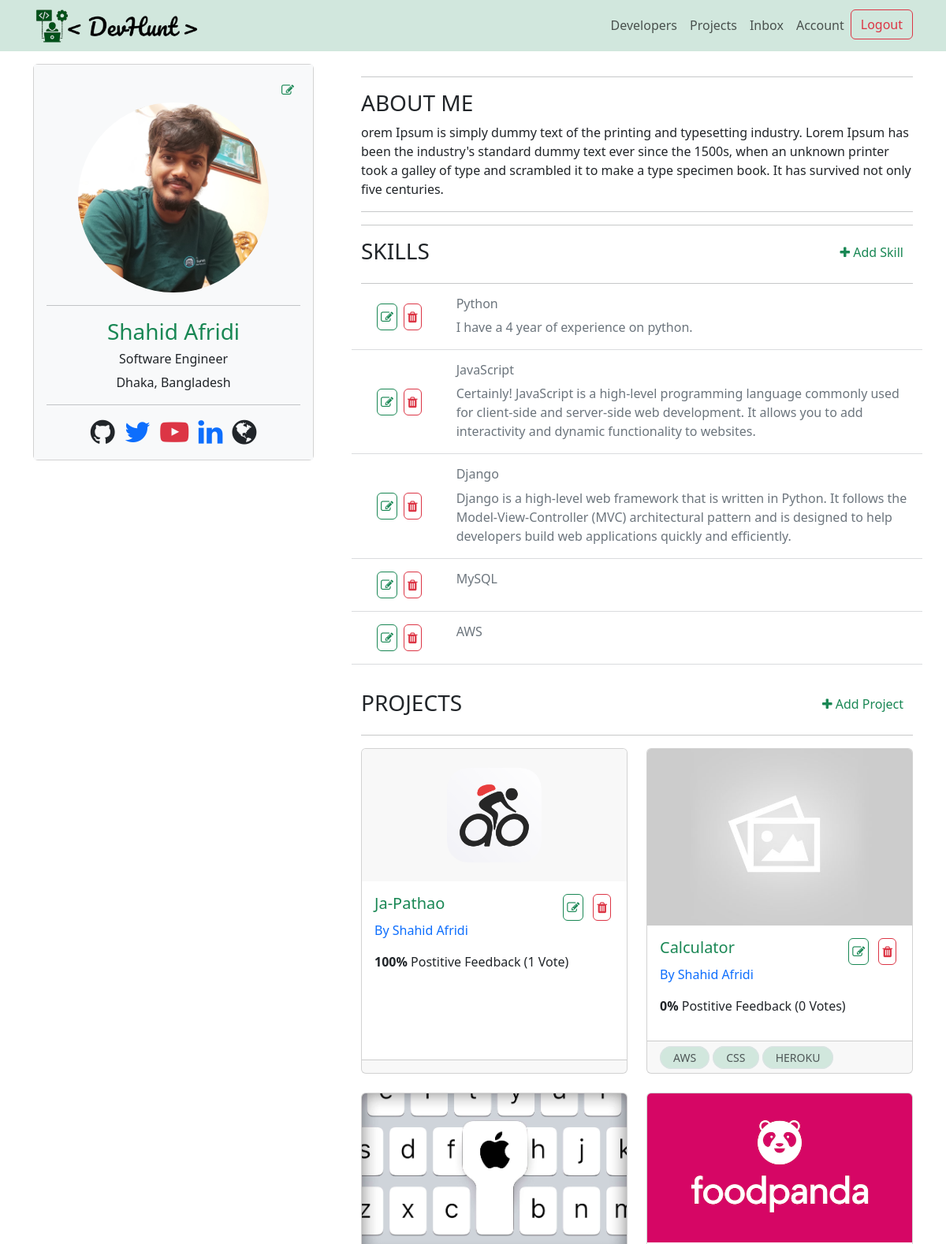
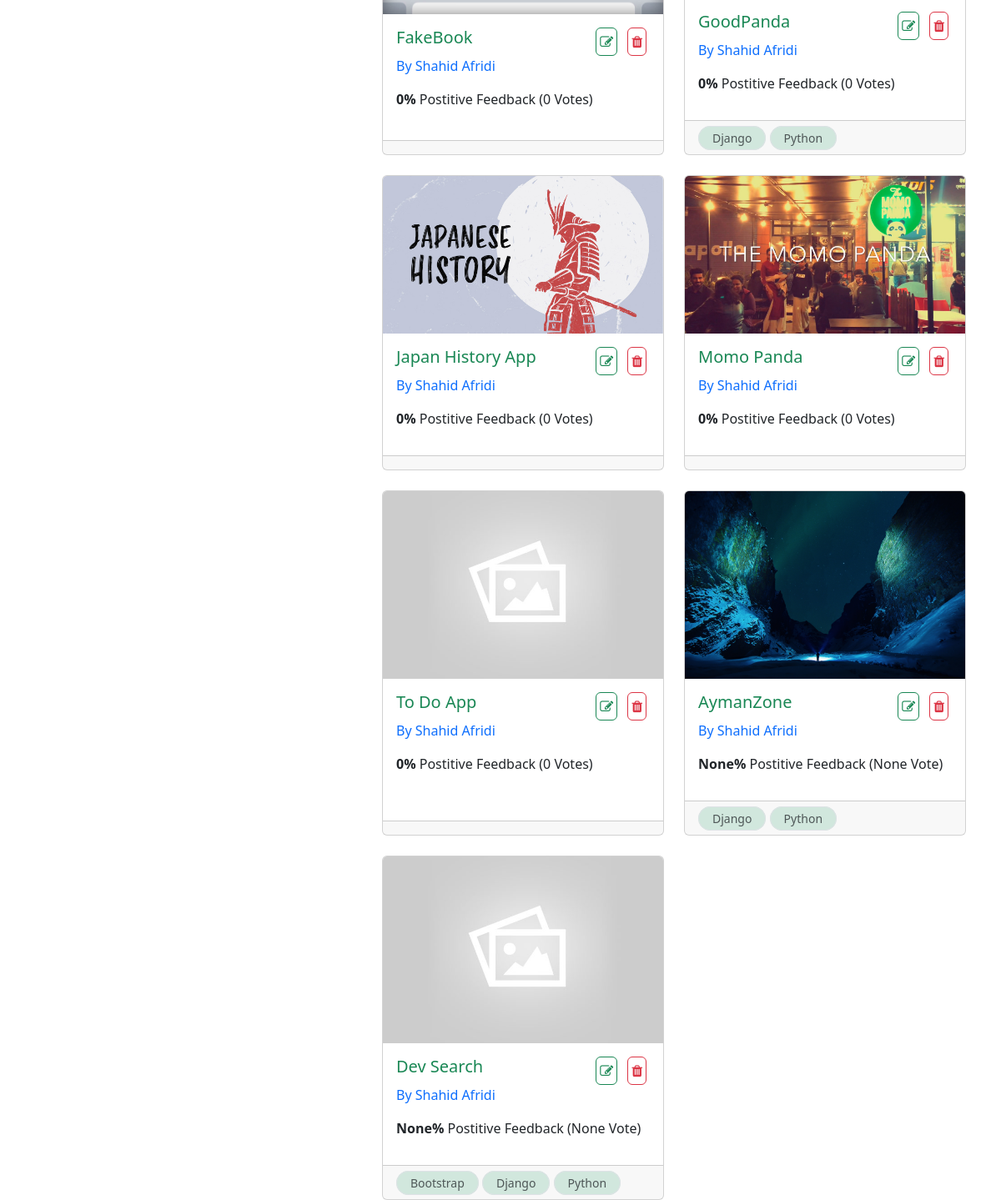
The app's page /account/ (signed in) with its own data (2 pictures, top to bottom).
### users/models.py (models this page shows, shortened)
class Profile(models.Model):
    user = models.OneToOneField(
        User, on_delete=models.CASCADE, blank=True, null=True)
    name = models.CharField(max_length=255, blank=True, null=True)
    email = models.EmailField(max_length=500, blank=True, null=True)
    username = models.CharField(max_length=255, blank=True, null=True)
    short_intro = models.CharField(max_length=200, blank=True, null=True)
    location = models.CharField(max_length=200, blank=True, null=True)
    bio = models.TextField(blank=True, null=True)
    profile_image = models.ImageField(
        blank=True, null=True, upload_to='profiles/', default='profiles/user-default.png')
    social_github = models.CharField(max_length=200, blank=True, null=True)
    social_twitter = models.CharField(max_length=200, blank=True, null=True)
    social_linkedin = models.CharField(max_length=200, blank=True, null=True)
    social_youtube = models.CharField(max_length=200, blank=True, null=True)
    social_website = models.CharField(max_length=200, blank=True, null=True)
    created_at = models.DateTimeField(auto_now_add=True)
    id = models.UUIDField(default=uuid.uuid4, unique=True,
                          primary_key=True, editable=False)
    class Meta:
        ordering = ['created_at']
    @property
    def imageURL(self):
        try:
            url = self.profile_image.url
        except:
            url = ''
        return url

class Skill(models.Model):
    owner = models.ForeignKey(
        Profile, on_delete=models.CASCADE, null=True, blank=True)
    name = models.CharField(max_length=200, blank=True, null=True)
    description = models.TextField(null=True, blank=True)
    created_at = models.DateTimeField(auto_now_add=True)
    id = models.UUIDField(default=uuid.uuid4, unique=True,
                          primary_key=True, editable=False)

### projects/models.py (models this page shows, shortened)
class Project(models.Model):
    owner = models.ForeignKey(
        Profile, blank=True, null=True, on_delete=models.CASCADE)
    title = models.CharField(max_length=255)
    description = models.TextField(null=True, blank=True)
    featured_image = models.ImageField(
        null=True, blank=True, default='default.jpg')
    demo_link = models.CharField(max_length=200, null=True, blank=True)
    source_link = models.CharField(max_length=200, null=True, blank=True)
    tags = models.ManyToManyField('Tag', blank=True)
    vote_total = models.IntegerField(default=0, null=True, blank=True)
    vote_ratio = models.IntegerField(default=0, null=True, blank=True)
    created_at = models.DateTimeField(auto_now_add=True)
    id = models.UUIDField(default=uuid.uuid4, unique=True,
                          primary_key=True, editable=False)
    class Meta:
        ordering = ['-vote_total','-vote_ratio', 'title']
    @property
    def imageURL(self):
        try:
            url = self.featured_image.url
        except:
            url = ''
        return url

class Tag(models.Model):
    name = models.CharField(max_length=200)
    created_at = models.DateTimeField(auto_now_add=True)
    id = models.UUIDField(default=uuid.uuid4, unique=True,
                          primary_key=True, editable=False)

### users/views.py (the view)
# urls.py: path('account/', views.userAccount, name="account"),
@login_required(login_url='login')
def userAccount(request):
    profile = request.user.profile
    skills = profile.skill_set.all()
    context = {
        'profile': profile,
        'skills': skills,
    }
    return render(request, 'users/account.html', context)

### users/templates/users/account.html (shortened to what this page needs)
{% extends 'main.html' %}
{% block content %}
    <div class="container text-center mt-3">
        <div class="row">
          <div class="col-12 col-sm-12 col-md-4">
            <div class="card text-center mb-3" >
                <div class="card-body bg-light">
                    <div class='d-flex justify-content-end'>
                        <a class="btn btn-outline-success border-0 p-1 mx-1" href="{% url 'edit-account' %}"><i class="fa fa-edit" ></i></a>
                    </div>
                    <img src="{{ profile.imageURL}}" class="rounded-circle w-75"  alt="Avatar" />
                    <hr>
                    <h3 class="card-title text-success">{{profile.name}}</h3>
                    <h6 class="card-text">{{ profile.short_intro }}</h6>
                    <p class="card-text">{{profile.location}}</p>
                    <hr>
                    <a href="#" class='text-dark mx-1'><i class="fa fa-github" style="font-size:36px"></i></a>
                    <a href="#" class='text-primary mx-1'><i class="fa fa-twitter" style="font-size:36px"></i></a>
                    <a href="#" class='text-danger mx-1'><i class="fa fa-youtube-play" style="font-size:36px"></i></i></a>
                    <a href="#" class='text-primary mx-1'><i class="fa fa-linkedin" style="font-size:36px"></i></a>
                    <a href="#" class='text-dark mx-1'><i class="fa fa-globe" style="font-size:36px"></i></i></a>
                </div>
              </div>
          </div>
            <div class="col-12 col-sm-12 col-md-8 ps-5 text-start">
                <div>
                    <hr>
                    <h3>ABOUT ME</h3>
                    <p>{{ profile.bio}}</p>
                    <hr><hr>
                </div>
                <div>
                    <div class="d-flex justify-content-between">
                        <h3>SKILLS</h3>
                        <a class="btn btn-outline-success mb-1 border-0" href="{% url 'create-skill' %}"><i class="fa fa-plus" aria-hidden="true"></i> Add Skill</a>
                      </div>
                      <hr>
                    {% for skill in skills %}
                    <div class="row text-secondary ">
                        <div class="col-2 d-flex align-items-center justify-content-center mb-3">
                            <a class="btn btn-outline-success p-1 mx-1" href="{% url 'update-skill' skill.id %}"><i class="fa fa-edit" ></i></a>
                            <a class="btn btn-outline-danger p-1 mx-1" href="{% url 'delete-skill' skill.id %}?next=/account"><i class="fa fa-trash" aria-hidden="true"></i></a>
                        </div>
                        <div class="col-10">
                            <h6>{{ skill.name }}</h6>
                            <p>{{ skill.description }}</p>
                        </div>
                        <hr>
                    </div>
                    {% endfor %}
                </div>
                <div class='mt-3'>
                    <div class="d-flex justify-content-between">
                        <h3>PROJECTS</h3>
                        <a class="btn btn-outline-success mb-1 border-0" href="{% url 'create-project' %}"><i class="fa fa-plus" aria-hidden="true"></i> Add Project</a>
                    </div>
                    <hr>
                    <div class="row row-cols-1 row-cols-md-2 g-4">
                        {% for project in profile.project_set.all %}
                        <div class="col">
                            <a class="text-decoration-none " href="{% url 'single-project' project.id %}" >
                                <div class="card h-100 ">
                                    <img src="{{project.imageURL}}" class="card-img-top" alt="...">
                                    <div class="card-body">
                                        <div class='d-flex justify-content-between'>
                                            <h5 class="text-success card-title ">{{project.title}}</h5>
                                            <div>
                                            <a class="btn btn-outline-success p-1 mx-1" href="{% url 'update-project' project.id %}"><i class="fa fa-edit" ></i></a>
                                            <a class="btn btn-outline-danger p-1 mx-1" href="{% url 'delete-project' project.id %}?next=/account "><i class="fa fa-trash" aria-hidden="true"></i></a>
                                            </div>
                                        </div>
                                        <p><a class="text-decoration-none" href="{% url 'profile' project.owner.id %}">By {{ project.owner.name }}</a></p>
                                        <p class="">
                                            <span style="font-weight: bold;">{{project.vote_ratio}}%</span> Postitive
                                            Feedback ({{project.vote_total}} Vote{{project.vote_total|pluralize:"s"}})
                                        </p>
                                    </div>
                                    <div class="card-footer">
                                        {% for tag in project.tags.all|slice:"3" %}
                                            <small class="border border-1 py-1 px-3  bg-success-subtle text-body-secondary rounded-pill">{{tag.name}}</small>
                                        {% endfor %}
                                    </div>
                                </div>
                            </a>
                        </div>
                        {% endfor %}
                    </div>
                </div>
            </div>
        </div>
    </div>
{% endblock content %}

### records on screen
Profile: imageURL (picture), name "Shahid Afridi", short_intro "Software Engineer", location "Dhaka, Bangladesh", bio "orem Ipsum is simply dummy text of the printing and typesetting industry. Lorem Ipsum has been the industry's standard dummy text ever since the 1500s, when an unknown printer took a galley of type and scrambled it to make a type specimen book. It has survived not only five centuries."
Skill: name "Python", description "I have a 4 year of experience on python."
Skill: name "JavaScript", description "Certainly! JavaScript is a high-level programming language commonly used for client-side and server-side web development. It allows you to add interactivity and dynamic functionality to websites."
Skill: name "Django", description "Django is a high-level web framework that is written in Python. It follows the Model-View-Controller (MVC) architectural pattern and is designed to help developers build web applications quickly and efficiently."
Skill: name "MySQL"
Skill: name "AWS"
Project: imageURL (picture), title "Ja-Pathao", owner.name "Shahid Afridi", vote_ratio "100", vote_total "1"
Project: imageURL (placeholder picture), title "Calculator", owner.name "Shahid Afridi", vote_ratio "0", vote_total "0"
Tag: name "AWS"
Tag: name "CSS"
Tag: name "HEROKU"
Project: imageURL (picture), title "FakeBook", owner.name "Shahid Afridi", vote_ratio "0", vote_total "0"
Project: imageURL (picture), title "GoodPanda", owner.name "Shahid Afridi", vote_ratio "0", vote_total "0"
Tag: name "Django"
Tag: name "Python"
Project: imageURL (picture), title "Japan History App", owner.name "Shahid Afridi", vote_ratio "0", vote_total "0"
Project: imageURL (placeholder picture), title "Momo Panda", owner.name "Shahid Afridi", vote_ratio "0", vote_total "0"
Project: imageURL (placeholder picture), title "To Do App", owner.name "Shahid Afridi", vote_ratio "0", vote_total "0"
Project: imageURL (picture), title "AymanZone", owner.name "Shahid Afridi", vote_ratio "None", vote_total "None"
Project: imageURL (placeholder picture), title "Dev Search", owner.name "Shahid Afridi", vote_ratio "None", vote_total "None"
Tag: name "Bootstrap"
